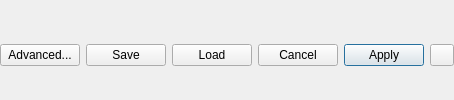
       <widget class="QWidget" name="buttonsBar" native="true">
        <layout class="QHBoxLayout" name="horizontalLayout_8">
         <property name="leftMargin">
          <number>0</number>
         </property>
         <property name="rightMargin">
          <number>0</number>
         </property>
         <property name="bottomMargin">
          <number>0</number>
         </property>
         <item>
          <widget class="QPushButton" name="btnAdvanced">
           <property name="text">
            <string>Advanced...</string>
           </property>
          </widget>
         </item>
         <item>
          <spacer name="spacer_2">
           <property name="orientation">
            <enum>Qt::Horizontal</enum>
           </property>
           <property name="sizeHint" stdset="0">
            <size>
             <width>0</width>
             <height>0</height>
            </size>
           </property>
          </spacer>
         </item>
         <item>
          <widget class="QPushButton" name="btnSave">
           <property name="enabled">
            <bool>true</bool>
           </property>
           <property name="text">
            <string>Save</string>
           </property>
          </widget>
         </item>
         <item>
          <widget class="QPushButton" name="btnLoad">
           <property name="enabled">
            <bool>true</bool>
           </property>
           <property name="text">
            <string>Load</string>
           </property>
          </widget>
         </item>
         <item>
          <widget class="QPushButton" name="btnCancel">
           <property name="text">
            <string>Cancel</string>
           </property>
          </widget>
         </item>
         <item>
          <widget class="QPushButton" name="btnApply">
           <property name="text">
            <string>Apply</string>
           </property>
           <property name="default">
            <bool>true</bool>
           </property>
          </widget>
         </item>
         <item>
          <widget class="QPushButton" name="btnApplyAdv">
           <property name="sizePolicy">
            <sizepolicy hsizetype="Fixed" vsizetype="Fixed">
             <horstretch>0</horstretch>
             <verstretch>0</verstretch>
            </sizepolicy>
           </property>
           <property name="maximumSize">
            <size>
             <width>24</width>
             <height>16777215</height>
            </size>
           </property>
           <property name="text">
            <string/>
           </property>
          </widget>
         </item>
        </layout>
       </widget>
